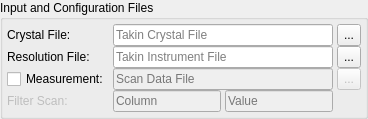
        <widget class="QGroupBox" name="groupBoxCfgFiles">
         <property name="title">
          <string>Input and Configuration Files</string>
         </property>
         <layout class="QGridLayout" name="gridLayout_4">
          <property name="leftMargin">
           <number>4</number>
          </property>
          <property name="topMargin">
           <number>4</number>
          </property>
          <property name="rightMargin">
           <number>4</number>
          </property>
          <property name="bottomMargin">
           <number>4</number>
          </property>
          <property name="horizontalSpacing">
           <number>4</number>
          </property>
          <property name="verticalSpacing">
           <number>0</number>
          </property>
          <item row="0" column="0">
           <widget class="QLabel" name="label_2">
            <property name="sizePolicy">
             <sizepolicy hsizetype="Fixed" vsizetype="Preferred">
              <horstretch>0</horstretch>
              <verstretch>0</verstretch>
             </sizepolicy>
            </property>
            <property name="text">
             <string>Crystal File:</string>
            </property>
           </widget>
          </item>
          <item row="3" column="0">
           <widget class="QLabel" name="labelFilter">
            <property name="enabled">
             <bool>false</bool>
            </property>
            <property name="sizePolicy">
             <sizepolicy hsizetype="Fixed" vsizetype="Preferred">
              <horstretch>0</horstretch>
              <verstretch>0</verstretch>
             </sizepolicy>
            </property>
            <property name="text">
             <string>Filter Scan:</string>
            </property>
           </widget>
          </item>
          <item row="0" column="3">
           <widget class="QToolButton" name="btnBrowseCrys">
            <property name="sizePolicy">
             <sizepolicy hsizetype="Fixed" vsizetype="Minimum">
              <horstretch>0</horstretch>
              <verstretch>0</verstretch>
             </sizepolicy>
            </property>
            <property name="toolTip">
             <string>Browse for crystal files.</string>
            </property>
            <property name="text">
             <string>...</string>
            </property>
           </widget>
          </item>
          <item row="1" column="0">
           <widget class="QLabel" name="label">
            <property name="sizePolicy">
             <sizepolicy hsizetype="Fixed" vsizetype="Preferred">
              <horstretch>0</horstretch>
              <verstretch>0</verstretch>
             </sizepolicy>
            </property>
            <property name="text">
             <string>Resolution File:</string>
            </property>
           </widget>
          </item>
          <item row="1" column="1" colspan="2">
           <widget class="QLineEdit" name="editRes">
            <property name="toolTip">
             <string>Enter an instrument file saved from the Takin &quot;Resolution Parameters&quot; dialog.</string>
            </property>
            <property name="placeholderText">
             <string>Takin Instrument File</string>
            </property>
           </widget>
          </item>
          <item row="1" column="3">
           <widget class="QToolButton" name="btnBrowseRes">
            <property name="sizePolicy">
             <sizepolicy hsizetype="Fixed" vsizetype="Minimum">
              <horstretch>0</horstretch>
              <verstretch>0</verstretch>
             </sizepolicy>
            </property>
            <property name="toolTip">
             <string>Browse for resolution files.</string>
            </property>
            <property name="text">
             <string>...</string>
            </property>
           </widget>
          </item>
          <item row="2" column="0">
           <widget class="QCheckBox" name="checkScan">
            <property name="text">
             <string>Measurement:</string>
            </property>
           </widget>
          </item>
          <item row="2" column="1" colspan="2">
           <widget class="QLineEdit" name="editScan">
            <property name="enabled">
             <bool>false</bool>
            </property>
            <property name="toolTip">
             <string>Enter a TAS scan data file. Multiple files can be entered by separating them with semicolon (;).</string>
            </property>
            <property name="placeholderText">
             <string>Scan Data File</string>
            </property>
           </widget>
          </item>
          <item row="2" column="3">
           <widget class="QToolButton" name="btnBrowseScan">
            <property name="enabled">
             <bool>false</bool>
            </property>
            <property name="sizePolicy">
             <sizepolicy hsizetype="Fixed" vsizetype="Minimum">
              <horstretch>0</horstretch>
              <verstretch>0</verstretch>
             </sizepolicy>
            </property>
            <property name="text">
             <string>...</string>
            </property>
           </widget>
          </item>
          <item row="3" column="1">
           <widget class="QLineEdit" name="editFilterCol">
            <property name="enabled">
             <bool>false</bool>
            </property>
            <property name="sizePolicy">
             <sizepolicy hsizetype="Preferred" vsizetype="Fixed">
              <horstretch>0</horstretch>
              <verstretch>0</verstretch>
             </sizepolicy>
            </property>
            <property name="toolTip">
             <string>Enter a column name to filter, e.g. &quot;PAL&quot;.</string>
            </property>
            <property name="inputMask">
             <string/>
            </property>
            <property name="placeholderText">
             <string>Column</string>
            </property>
           </widget>
          </item>
          <item row="3" column="2">
           <widget class="QLineEdit" name="editFilterVal">
            <property name="enabled">
             <bool>false</bool>
            </property>
            <property name="sizePolicy">
             <sizepolicy hsizetype="Preferred" vsizetype="Fixed">
              <horstretch>0</horstretch>
              <verstretch>0</verstretch>
             </sizepolicy>
            </property>
            <property name="toolTip">
             <string>Enter the value at the chosen column to keep, e.g. &quot;2&quot;.</string>
            </property>
            <property name="placeholderText">
             <string>Value</string>
            </property>
           </widget>
          </item>
          <item row="0" column="1" colspan="2">
           <widget class="QLineEdit" name="editCrys">
            <property name="toolTip">
             <string>Enter a crystal file saved from the Takin main window.</string>
            </property>
            <property name="placeholderText">
             <string>Takin Crystal File</string>
            </property>
           </widget>
          </item>
         </layout>
        </widget>
